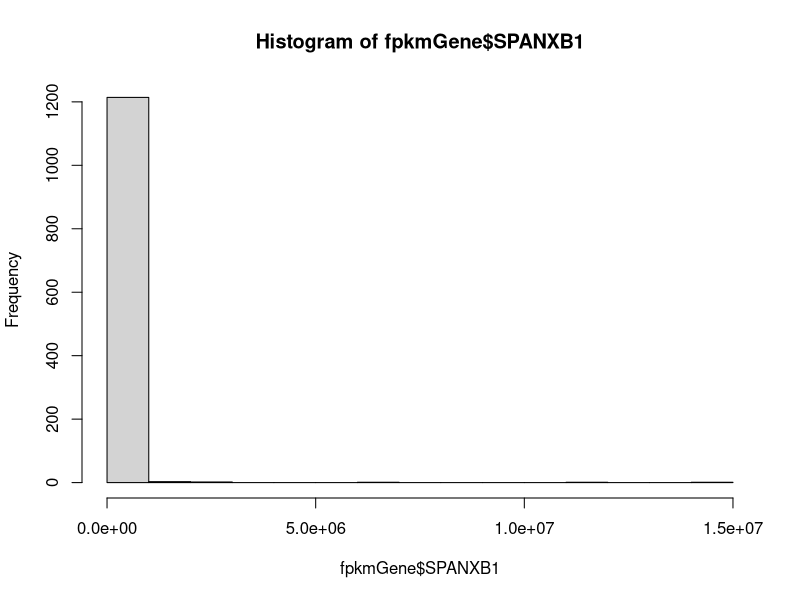
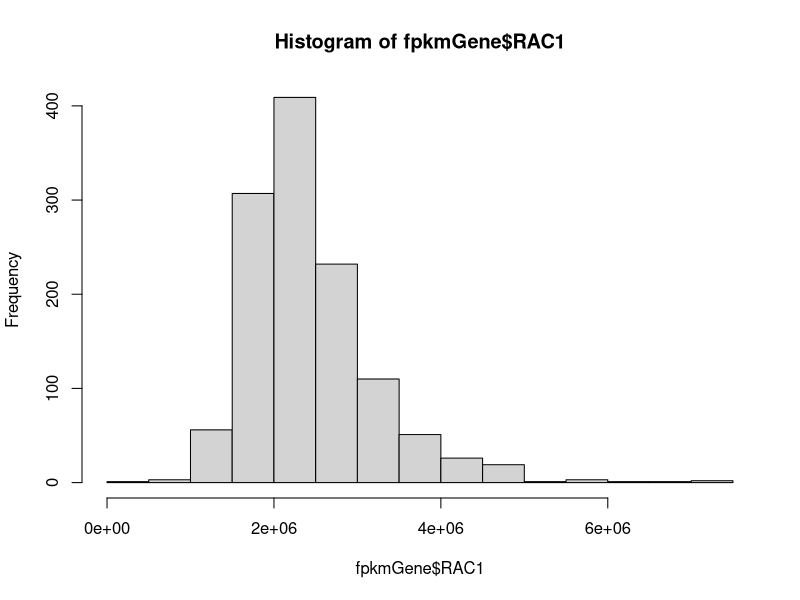
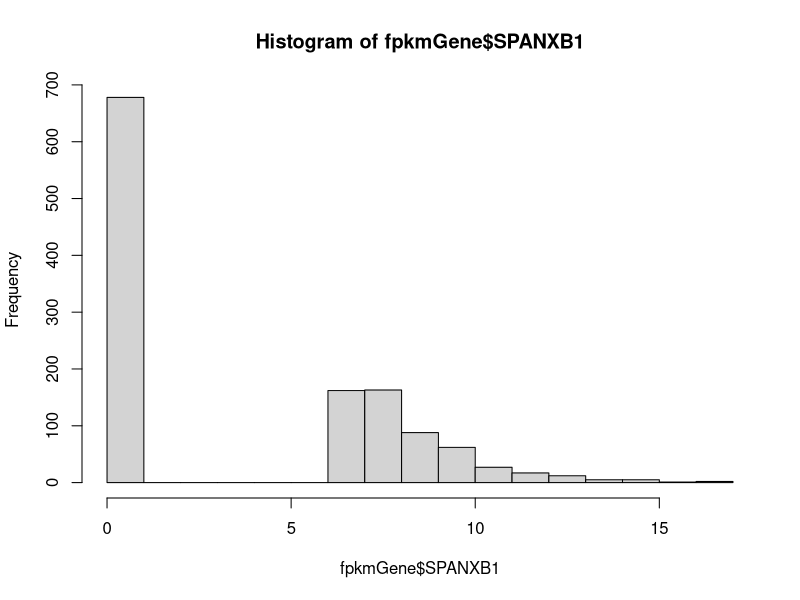
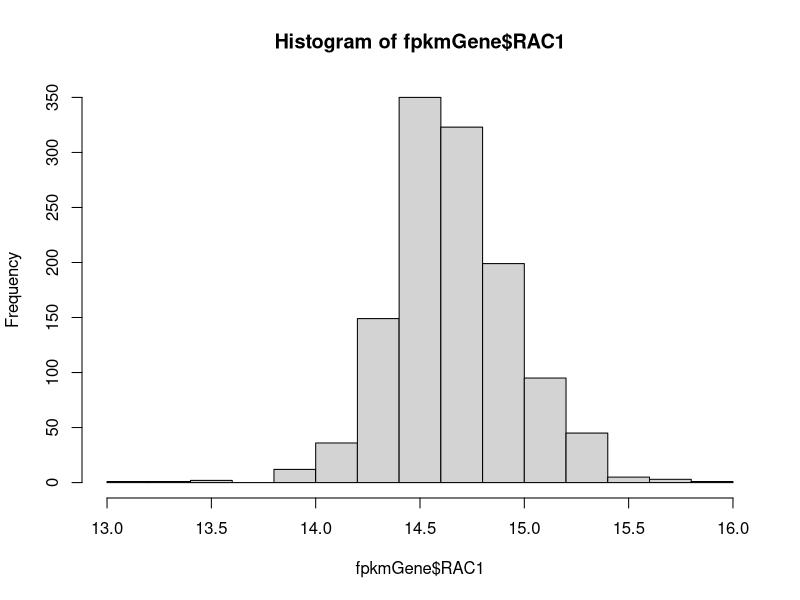

Write the R code that produced these figures, in order. (Note: this script raises an error after producing the figures.)
# analyzing expression data from TCGA 

# load packages
library(dplyr)
library(ggplot2)

# define exclusion subsetting
`%ni%` <- Negate(`%in%`) 

# read in saved data
fpkmGene <- read.table("targetGeneBca.csv")
# see all metadata
colnames(fpkmGene)
# view untransformed distribution
hist(fpkmGene$SPANXB1) # very left skewed 
hist(fpkmGene$RAC1) # slightly left skewed

# log transform gene expression data
fpkmGene[1:7] <- fpkmGene[1:7] + 1 # add one to all counts to remove zeros
fpkmGene[1:7] <- log(fpkmGene[1:7])

## visualizing data distribution for variables of interest
# not variable or not reported: classification_of_tumor, last_known_disease_status, tumor_grade, progression_or_recurrence, disease_type
hist(fpkmGene$SPANXB1) # left skewed
hist(fpkmGene$RAC1) # fairly normal
plot(fpkmGene$shortLetterCode) # same (abbreviations): plot(fpkmGene$definition)
table(fpkmGene$shortLetterCode) 
# 113 NT= normal tissue, 1102 TP= primary tumor, 7 TM= metastatic 
table(fpkmGene$tumor_stage) # same: table(fpkmGene$subtype_Converted.Stage)
table(fpkmGene$subtype_AJCC.Stage)
table(fpkmGene$vital_status) #table(fpkmGene$subtype_Vital.Status) has missing data
table(fpkmGene$morphology)
table(fpkmGene$subtype_Metastasis) # same: table(fpkmGene$subtype_Metastasis.Coded)

# triple negative indicators
table(fpkmGene$subtype_ER.Status)
table(fpkmGene$subtype_PR.Status)
table(fpkmGene$subtype_HER2.Final.Status)

## initial data subsets
# assess number of samples with SPANXB1 expression
SB1 <- fpkmGene %>%
  filter(SPANXB1 > 0) # 544 samples with SPANXB1 expression
meta <- fpkmGene %>%
  filter(shortLetterCode == "TM")
norm <- fpkmGene %>%
  filter(shortLetterCode == "NT")
tum <- fpkmGene %>%
  filter(shortLetterCode == "TP")

## Q1 Compare spanxb1 expression between normal and BC patients
# all "normal" samples are paired with a Bca sample
normVcancer <- rbind(norm, tum)
# unpaired, all data
t.test(SPANXB1 ~ shortLetterCode, data = normVcancer) # p=2.2e-16
table(normVcancer$shortLetterCode) # 113 normal, 1102 tumor
ggplot(normVcancer, aes(shortLetterCode, SPANXB1)) + 
  geom_boxplot() +
  ylab(" log SPANXB1 expression") +
  xlab("tissue type (unpaired)") +
  scale_x_discrete(labels=c("NT" = "normal", "TP" = "tumor")) +
  geom_boxplot() +
  theme_bw() + 
  theme(axis.text=element_text(size=12), axis.title = element_text(size=12))
#ggsave("figures/SPANXB1unpaired.jpg")
# paired
# create paired sample dataset
normVcancerPaired <- normVcancer %>%
  filter(bcr_patient_barcode %in%
           norm$bcr_patient_barcode)
# find patients with more than 1 tumor sample to pair
normVcancerPaired %>% 
  group_by(patient) %>%
  tally() %>%
  filter(n > 2)
# find patients with only 1 normal sample
normVcancerPaired %>%
  group_by(patient) %>%
  tally() %>%
  filter(n == 1)
# only one sample: TCGA-BH-A0BS 
filter(normVcancerPaired, patient == "TCGA-BH-A0BS")
grep("TCGA-BH-A0BS", normVcancerPaired$patient) # remove 67 (no tumor to pair) 
# three or four samples: TCGA-A7-A0DB, TCGA-A7-A0DC, TCGA-A7-A13E
filter(normVcancerPaired, patient == "TCGA-A7-A0DB")
grep("TCGA-A7-A0DB", normVcancerPaired$patient) # remove 182 and 216 (extra tumor)
filter(normVcancerPaired, patient == "TCGA-A7-A0DC")
grep("TCGA-A7-A0DC", normVcancerPaired$patient) # remove 145 (tumor missing metadata)
filter(normVcancerPaired, patient == "TCGA-A7-A13E")
grep("TCGA-A7-A13E", normVcancerPaired$patient) # remove 221 and 226 (extra tumor)
# remove extra samples
normVcancerPaired <- normVcancerPaired[-c(67, 182, 216, 145, 221, 226),]
# summarize sample counts
table(normVcancerPaired$shortLetterCode) # 112 NT, 112 TP
# perform t test
t.test(SPANXB1 ~ shortLetterCode, data = normVcancerPaired) # 9.122e-09
ggplot(normVcancerPaired, aes(shortLetterCode, SPANXB1)) + 
  ylab("log SPANXB1 expression") +
  xlab("tissue type (paired samples)") +
  scale_x_discrete(labels=c("NT" = "normal", "TP" = "tumor")) +
  geom_boxplot() +
  theme_bw() +
  theme(axis.text=element_text(size=12), axis.title = element_text(size=12))
#ggsave("figures/SPANXB1paired.jpg")

## Q2 Compare spanxb1 expression between metastatic vs. non metastatic BC patients
# combine tumor and metastasis samples
tumVmetaAll <- rbind(tum, meta)
table(tumVmetaAll$shortLetterCode) # 7 TM 1102 TP
# perform t test (unpaired data)
t.test(SPANXB1 ~ definition, data = tumVmetaAll) # 0.7794
ggplot(tumVmetaAll, aes(definition, SPANXB1)) + 
  ylab("log SPANXB1 expression") +
  xlab("tissue type") +
  scale_x_discrete(labels=c("TM" = "metastatic", "TP" = "primary tumor")) +
  geom_boxplot() +
  theme_bw() +
  theme(axis.text=element_text(size=12), axis.title = element_text(size=12))
#ggsave("figures/SPANXB1unpairedMetastasis.jpg")
# remove TP for metastatic patients 
TPnoMeta <- tum %>%
  filter(bcr_patient_barcode %ni%
           meta$bcr_patient_barcode)
TPnoMeta <- rbind(TPnoMeta, meta)
# summarize sample counts
table(TPnoMeta$shortLetterCode) # TM 7, TP 1095
# perform t test (unpaired data, with TP from metastasis patients removed)
t.test(SPANXB1 ~ shortLetterCode, data = TPnoMeta) # p=0.7739
ggplot(TPnoMeta, aes(definition, SPANXB1)) + 
  ylab("log SPANXB1 expression") +
  xlab("tissue type") +
  scale_x_discrete(labels=c("TM" = "metastatic", "TP" = "primary tumor")) +
  geom_boxplot() +
  theme_bw() +
  theme(axis.text=element_text(size=12), axis.title = element_text(size=12))
#ggsave("figures/SPANXB1unpairedMetastasisFiltered.jpg")
# paired
# create paired metastatic/nonmetastatic sample dataset
tumMet <- tum %>%
  filter(bcr_patient_barcode %in%
           meta$bcr_patient_barcode)
tumVmetPaired <- rbind(tumMet, meta)
# summarize sample counts
table(tumVmetPaired$shortLetterCode) # 7 pairs
# perform t test
t.test(SPANXB1 ~ shortLetterCode, data = tumVmetPaired) # 0.4917
ggplot(tumVmetPaired, aes(shortLetterCode, SPANXB1)) + 
  ylab("log SPANXB1 expression") +
  xlab("tissue type (paired samples)") +
  scale_x_discrete(labels=c("TM" = "metastatic", "TP" = "tumor")) +
  geom_boxplot() +
  theme_bw() +
  theme(axis.text=element_text(size=12), axis.title = element_text(size=12))
#ggsave("figures/SPANXB1pairedMetastasis.jpg")

## Q3 Compare spanxb1 expression with clinical stages of BC patients
table(fpkmGene$subtype_AJCC.Stage) # missing data are "[Not Available]"
table(fpkmGene$tumor_stage) # missing data are "not reported"
# compare stages of tumor only for AJCC 
AJCC <- tum %>%
  filter(subtype_AJCC.Stage != "[Not Available]")
table(AJCC$subtype_AJCC.Stage)
# perform ANOVA
summary(aov(SPANXB1 ~ subtype_AJCC.Stage, data = AJCC)) # 0.87
ggplot(AJCC, aes(subtype_AJCC.Stage, SPANXB1)) + 
  ylab("log SPANXB1 expression") +
  xlab("stage") +
  geom_boxplot() +
  theme_bw() 
#ggsave("figures/SPANXB1.AJCC.jpg")
# compare stages of tumor only for AJCC 
stage <- tum %>%
  filter(tumor_stage != "not reported")
table(stage$tumor_stage)
# perform ANOVA
summary(aov(SPANXB1 ~ tumor_stage, data = stage)) #p=0.579
ggplot(stage, aes(tumor_stage, SPANXB1)) + 
  ylab("log SPANXB1 expression") +
  xlab("stage") +
  geom_boxplot() +
  theme_bw() 
#ggsave("figures/SPANXB1.stage.jpg")

## Q4 Compare spanxb1 expression between ER/PR/HER2 positive vs. ER/PR/HER2 negative (a.k.a.TNBC) patients
# extract triple negative from tumor samples
TNBCneg <- tum %>% 
  filter(subtype_ER.Status == "Negative" & subtype_PR.Status == "Negative" & subtype_HER2.Final.Status == "Negative") %>%
  mutate(triple = "negative")
# extract triple positive from tumor samples
TNBCpos <- tum %>% 
  filter(subtype_ER.Status == "Positive" & subtype_PR.Status == "Positive" & subtype_HER2.Final.Status == "Positive") %>%
  mutate(triple = "positive")
# combine triple negative and all positive
TNBCboth <- rbind(TNBCneg, TNBCpos) # 118 TNBC, 59 all positive
# perform t test 
t.test(SPANXB1 ~ triple, data=TNBCboth) # 0.06836
ggplot(TNBCboth, aes(triple, SPANXB1)) + 
  ylab("log SPANXB1 expression") +
  xlab("ER/PR/HER2 status") +
  geom_boxplot() +
  theme_bw() +
  theme(axis.text=element_text(size=12), axis.title = element_text(size=12))
#ggsave("figures/SPANXB1TNBC.jpg")

## Q5 Compare spanxb1 expression between metastatic vs. non metastatic TNBC patients
table(TNBCneg$shortLetterCode) #no TNBC neg or pos are metastatic

## Q6 Compare spanxb1 expression with survival outcome of TNBC patients
table(TNBCneg$vital_status) # 100 alive, 18 dead 
# SPANXB1 and vital status
t.test(SPANXB1 ~ vital_status, data=TNBCneg) # 0.1257
ggplot(TNBCneg, aes(vital_status, SPANXB1)) + 
  ylab("log SPANXB1 expression") +
  xlab("vital status") +
  geom_boxplot() +
  theme_bw() +
  theme(axis.text=element_text(size=12), axis.title = element_text(size=12))
#ggsave("figures/SPANXB1.TNBCneg.vital.jpg")
# SPANXB1 and time to death

## Q7 Compare spanxb1 expression with survival outcome of ER/PR/HER2 positive patients alone and in combination (e.g., co-expression of genes)
table(TNBCpos$vital_status) # 52 alive, 7 dead 
# SPANXB1 and vital status
t.test(SPANXB1 ~ vital_status, data=TNBCpos) # 0.9511
ggplot(TNBCpos, aes(vital_status, SPANXB1)) + 
  ylab("log SPANXB1 expression") +
  xlab("vital status") +
  geom_boxplot() +
  theme_bw() +
  theme(axis.text=element_text(size=12), axis.title = element_text(size=12))
#ggsave("figures/SPANXB1.TNBCpos.vital.jpg")

## Q8 Compare RAC1/SPANXB1 expression together in normal vs. TNBC
normTNBC <- rbind(norm, TNBCneg[,-92])
ggplot(normTNBC, aes(SPANXB1, RAC1, col=shortLetterCode)) +
  geom_point() +
  theme_bw()
# logistic regression (unequal groupings)?

## Q9 Compare RAC1/SPANXB1 expression in metastatic vs. not met TNBC
table(TNBCneg$shortLetterCode) #no TNBC neg are metastatic

## Q10 Compare RAC1/SPANXB1 expression with survival of TNBC
TNBCneg
ggplot(TNBCneg, aes(log(SPANXB1), log(RAC1), col=vital_status)) +
  geom_point() +
  theme_bw()
# logistic regression (unequal groupings)?
q10model1 <- glm(vital_status ~ SPANXB1, data = TNBCneg, family = binomial())
confint(q10model1, parm = "SPANXB1")
exp(coef(q10model1)["SPANXB1"])
exp(confint(q10model1, parm = "SPANXB1"))
summary(q10model1)
q10model2 <- glm(vital_status ~ SPANXB1 + RAC1, data = TNBCneg, family = binomial())
summary(q10model2)
anova(q10model1, q10model2, test = "Chisq")

## use Wilcoxin signed-rank or Mann-Whitney for small sample sizes?

## correct for multiple comparisons?

## transform data, or otherwise manage counts of zero?
# log transform data
# rlog from DESeq2

## permutation tests (requires at least two groups of six samples)
# calculate test statistic for dataset
# permute labels on samples at random 1000 times
# recalculate test statistic for each of 1000 permuted datasets
# calculate percentage of permuted test statistics exceed original
